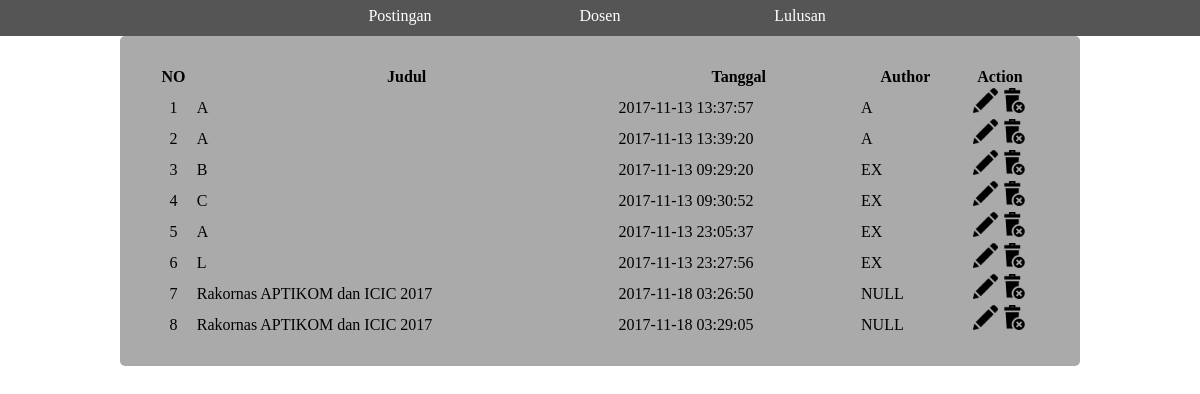
Page /admin/Unused/viewP.php on the earlier database version.
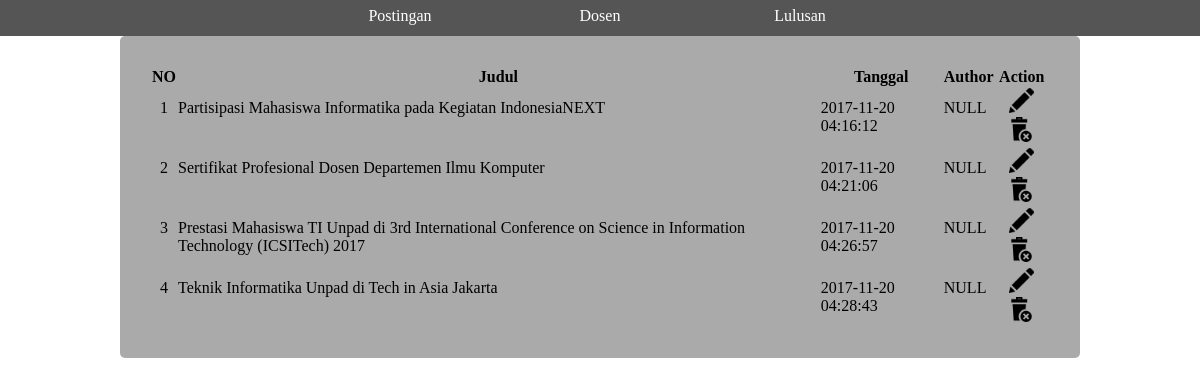
Same page on the later database version.
### tables this page shows
CREATE TABLE `posting` (
  `ID` int(11) NOT NULL,
  `Judul` text NOT NULL,
  `Tanggal` timestamp NOT NULL DEFAULT CURRENT_TIMESTAMP,
  `Isi` text NOT NULL,
  `Author` text NOT NULL,
  `tag0` int(11) DEFAULT NULL,
  `tag1` int(11) DEFAULT NULL,
  `tag2` int(11) DEFAULT NULL,
  `tag3` int(11) DEFAULT NULL,
  `tag4` int(11) DEFAULT NULL,
  `tag5` int(11) DEFAULT NULL,
  `tag6` int(11) DEFAULT NULL,
  `tag7` int(11) DEFAULT NULL,
  `tag8` int(11) DEFAULT NULL
);

### admin/Unused/viewP.php (the view, shortened to what this page needs)
<!DOCTYPE html>
<html lang="en" xmlns="http://www.w3.org/1999/xhtml">
<head>
</head>
<body>
    <div class="admin-content-pos">
    <?php
	include '../database.php';
	$sql = "SELECT `ID`, `Judul`, `Tanggal`, `Author` FROM `posting`";
	$result = $conn->query($sql);
	$i=1;
	if ($result->num_rows > 0)
	{
        echo"<div class=\"admin-main-content\">";
        echo"    <table style=\"width:100%\">";
		echo"	<tr>";
		echo"		<th>NO</th>";
		echo"		<th>Judul</th>";
		echo"		<th>Tanggal</th>";
		echo"		<th>Author</th>";
		echo"		<th>Action</th>";
		echo"	</tr>";
		while($row = $result->fetch_assoc())
		{
			echo"<tr>";
			echo"	<td style=\"text-align:center;\">".$i."</td>";
			echo"	<td>".$row["Judul"]."</td>";
			echo"	<td>".$row["Tanggal"]."</td>";
			echo"	<td>".$row["Author"]."</td>";
			echo"	<td style=\"text-align:center;\">";
			echo"		<a href=\"editP.php?ID=".$row["ID"]."\"><img src=\"img/edit.png\" style=\"width:25px\"></a>";
			echo"		<a ><img src=\"img/delete.png\" style=\"width:25px;cursor: pointer;\" onclick=\"javascript:deleteP(".$row["ID"].")\"></a>";
			echo"	</td>";
			echo"</tr>";
			$i+=1;
		}
		echo"	</table>";
	}
	else{
		echo "<h1>No data found</h1>";
	}
	?>
        </div>
    </div>
</body>
</html>

Differences in the rows shown:
removed posting: Judul "C", Tanggal "2017-11-13 09:30:52", Author "EX"
removed posting: Judul "A", Tanggal "2017-11-13 23:05:37", Author "EX"
removed posting: Judul "L", Tanggal "2017-11-13 23:27:56", Author "EX"
removed posting: Judul "Rakornas APTIKOM dan ICIC 2017", Tanggal "2017-11-18 03:26:50", Author "NULL"
removed posting: Judul "Rakornas APTIKOM dan ICIC 2017", Tanggal "2017-11-18 03:29:05", Author "NULL"
added posting: Judul "Partisipasi Mahasiswa Informatika pada Kegiatan IndonesiaNEXT", Tanggal "2017-11-20 04:16:12", Author "NULL"
changed posting: Judul "A" → "Sertifikat Profesional Dosen Departemen Ilmu Komputer"; Tanggal "2017-11-13 13:37:57" → "2017-11-20 04:21:06"; Author "A" → "NULL"
changed posting: Judul "A" → "Prestasi Mahasiswa TI Unpad di 3rd International Conference on Science in Information Technology (ICSITech) 2017"; Tanggal "2017-11-13 13:39:20" → "2017-11-20 04:26:57"; Author "A" → "NULL"
changed posting: Judul "B" → "Teknik Informatika Unpad di Tech in Asia Jakarta"; Tanggal "2017-11-13 09:29:20" → "2017-11-20 04:28:43"; Author "EX" → "NULL"
